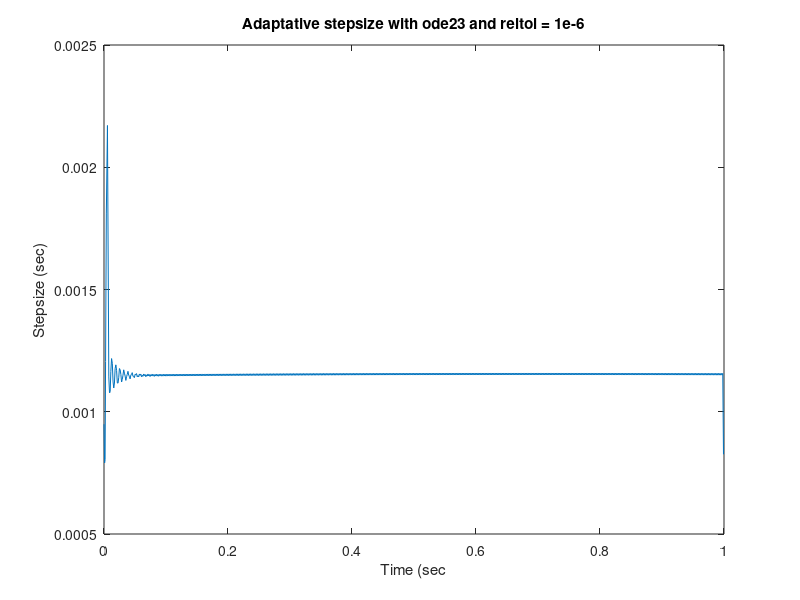
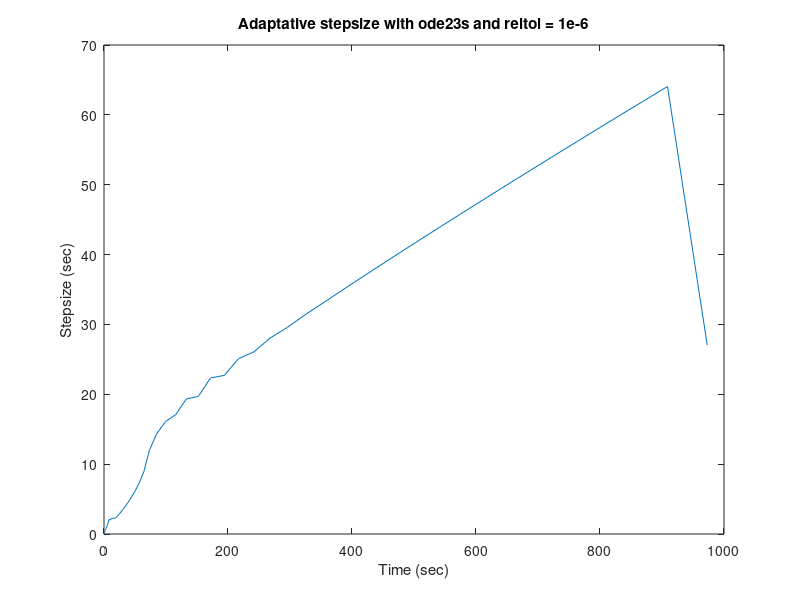

MATLAB code to generate these figures, in order:
function [] = LAB2B2()
%LAB2B2 
close all;

tol = [1e-3 1e-4 1e-5 1e-6];
numbStep = zeros(1,4);
numbStiff = zeros(1,4);
for i=1:4
    reltol = tol(i);
    options = odeset('RelTol',reltol);%set relative tolerance
    [t,~] = ode23(@robertson,[0 1],[1 0 0]',options);
    [tstiff,~] = ode23s(@robertson,[0 1000],[1 0 0]',options);
    numbStep(i) = length(t)-1;
    numbStiff(i) = length(tstiff)-1;
end
display(numbStep);
display(numbStiff);

h = diff(t);
hstiff = diff(tstiff);

figure; 
plot(t(1:end-1),h);title('Adaptative stepsize with ode23 and reltol = 1e-6');xlabel('Time (sec'); ylabel('Stepsize (sec)');
figure;
plot(tstiff(1:end-1),hstiff);title('Adaptative stepsize with ode23s and reltol = 1e-6');xlabel('Time (sec)'); ylabel('Stepsize (sec)');
end

function dxdt = robertson(t,x)
k1 = 0.04;
k2 = 1e4;
k3 = 3e7;
dxdt = x;
dxdt(1) = -k1*x(1) + k2*x(2)*x(3);
dxdt(2) = k1*x(1) -k2*x(2)*x(3) -k3*x(2)*x(2);
dxdt(3) = k3*x(2)*x(2);
end
